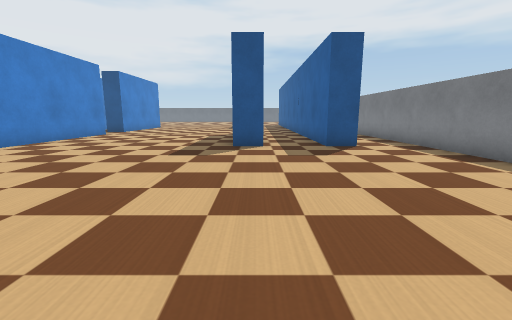
View 1 (above)

22 first-person views from a walk through a world built for the Webots simulator. The camera is 0.51 m above the floor, tilts 10° down and sees 90° across. The floor is counted in squares, 0.5 m on a side. Each view is taken from the middle of a square. On the plan, view 1 faces up. The plan holds only what a view shows up to about 11 squares ahead; the rest is blank. Robots are left out. Simple shapes and patterns stand in for the simulator's stock objects.

View 2
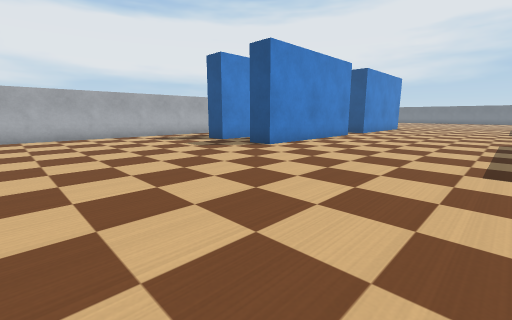

View 3
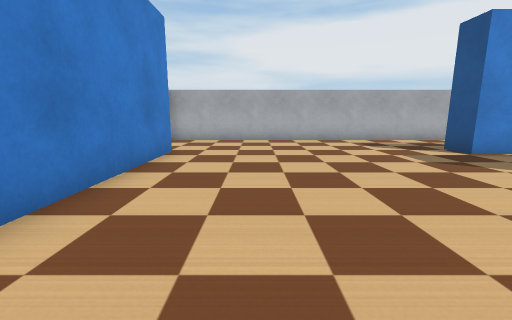

View 4
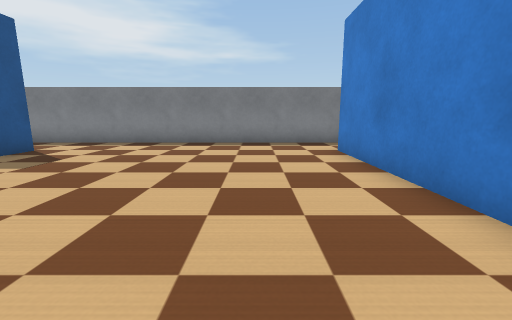

View 5
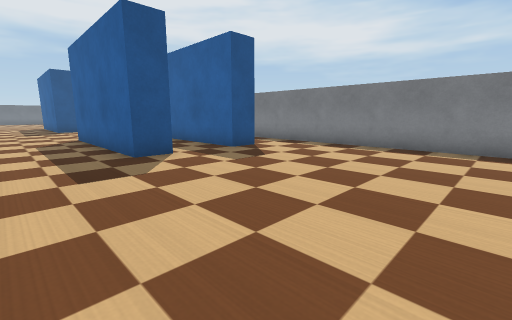

View 6
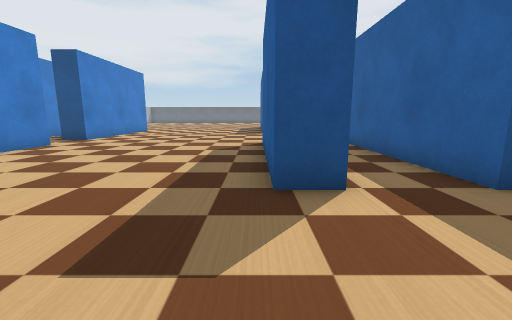

View 7
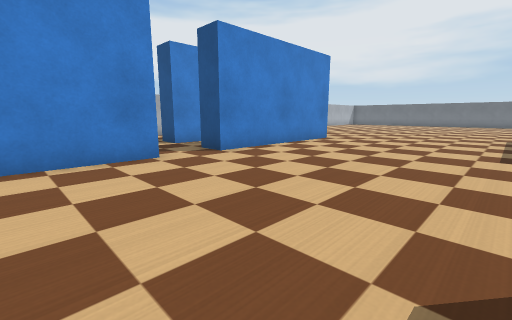

View 8
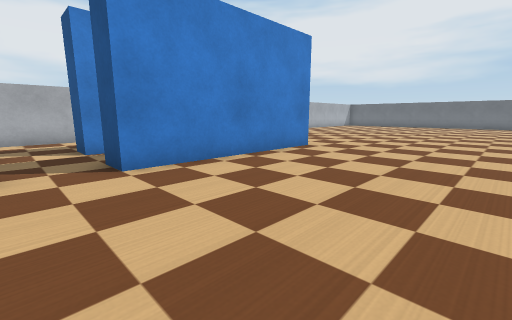

View 9
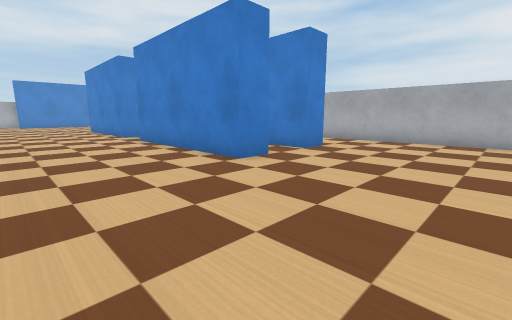

View 10
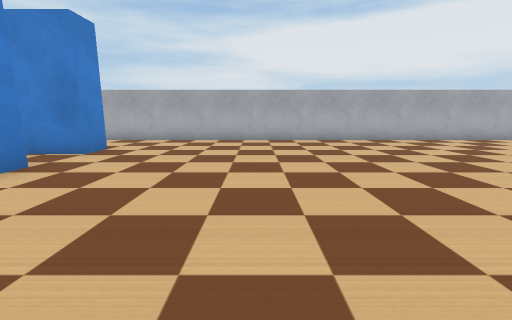

View 11
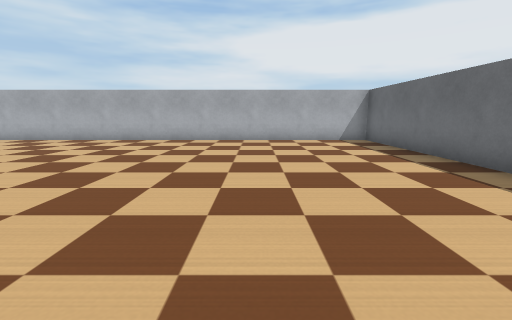

View 12
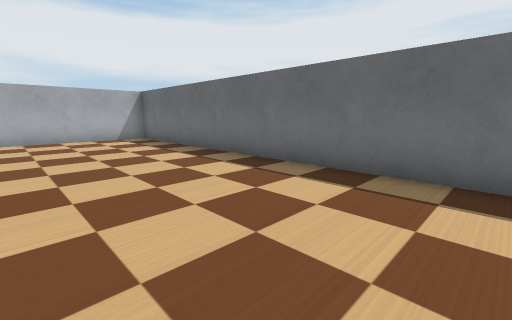

View 13
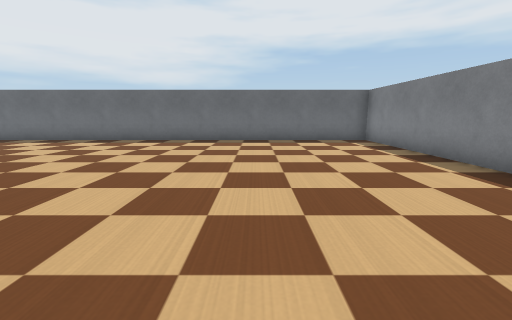

View 14
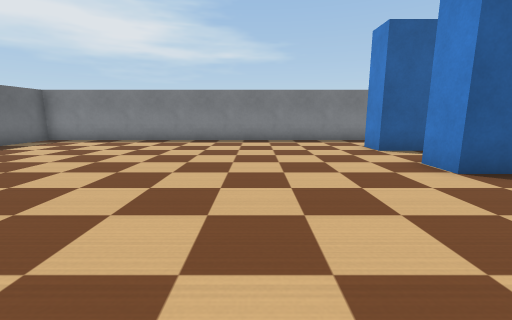

View 15
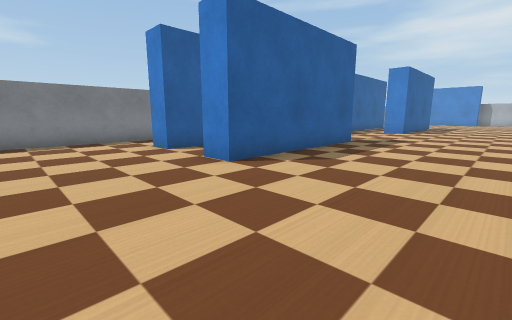

View 16
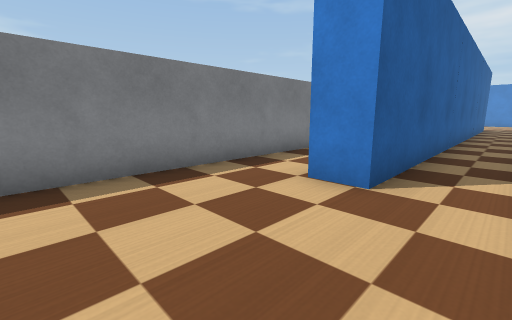

View 17
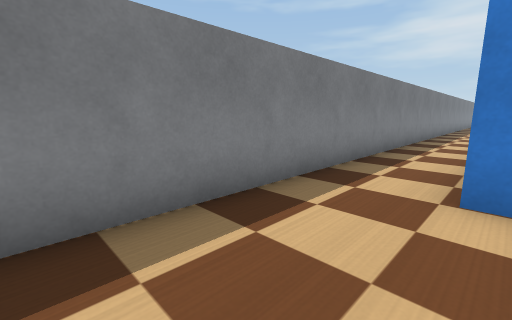

View 18
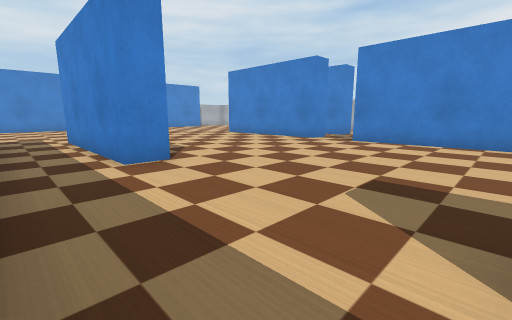

View 19
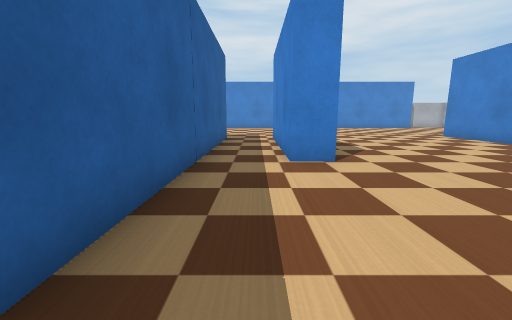

View 20
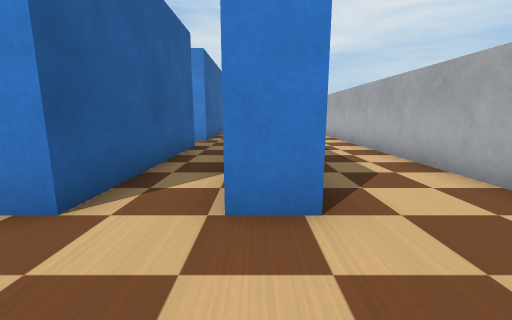

View 21
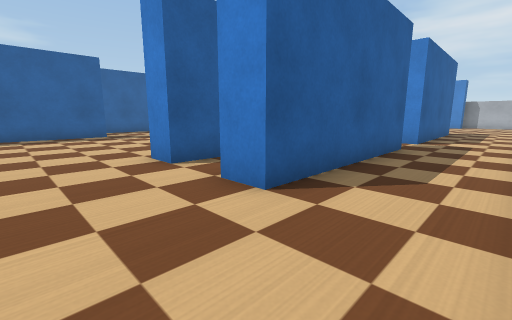

View 22
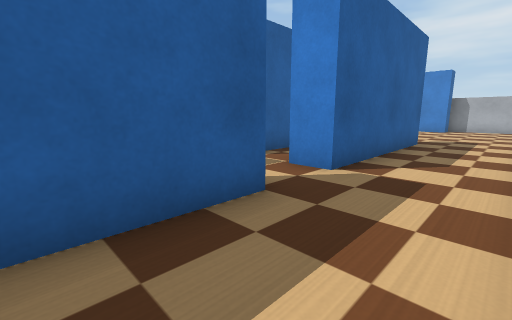

### Floor plan
Points are (right, up) in squares from view 1. A wall is a line through its corners. A room is listed if a view was taken in it or the views show most of it. See-through windows are left out.
Room 1 (views 1, 2, 3, 4, 5, 6, 7, 8, 9, 10, 11, 12, 13, 14, 15, 16, 17, 18, 19, 20, 21, 22)
walls: (-8, 21.5) (-8, 15.5) (-9, 15.5) (-9, 21.5) (-8, 21.5); (-0.6, 20.4) (-0.6, 26.5) (0.5, 26.5); (-8, 13.8) (-8, 7.7) (-9, 7.7); (-10.7, 16.6) (-10.7, 15.5) (-11.7, 15.5) (-11.7, 21.5) (-10.7, 21.5) (-10.7, 19.9); (-0.6, 14.4) (0.2, 14.4) (0.2, 8.4) (-0.6, 8.4) (-0.6, 14.4); (-9, 11.4) (-9, 13.7) (-8.5, 13.7); (5.5, 16.6) (5.5, 38.5) (-14.5, 38.5) (-14.5, 12.8); (-10.7, 8.8) (-10.7, 7.7) (-11.7, 7.7) (-11.7, 13.7) (-10.6, 13.7); (-14.5, 9.9) (-14.5, -1.5); (3.4, 8.4) (2.3, 8.4) (2.3, 26.5) (3.4, 26.5); (-1.8, -0.4) (3.5, -0.4); (-11.3, -0.4) (-6.3, -0.4); (5.5, -1.1) (5.5, 11.2)

Positions as (right, up) in squares from view 1, and headings:
1: (0, 0), facing up
2: (-2, 1), facing up-left
3: (-4, 2), facing left
4: (-4, 2), facing right
5: (-3, 2), facing up-right
6: (-1, 5), facing up
7: (-2, 11), facing up-left
8: (-3, 14), facing up-left
9: (-4, 26), facing down-left
10: (-4, 26), facing left
11: (-4, 34), facing left
12: (-3, 34), facing up-left
13: (1, 28), facing up
14: (-5, 30), facing right
15: (-5, 30), facing down-right
16: (1, 30), facing down-right
17: (3, 30), facing down-right
18: (2, 20), facing down-left
19: (1, 20), facing down
20: (-11, 24), facing down
21: (-14, 24), facing down-right
22: (-14, 18), facing down-right
